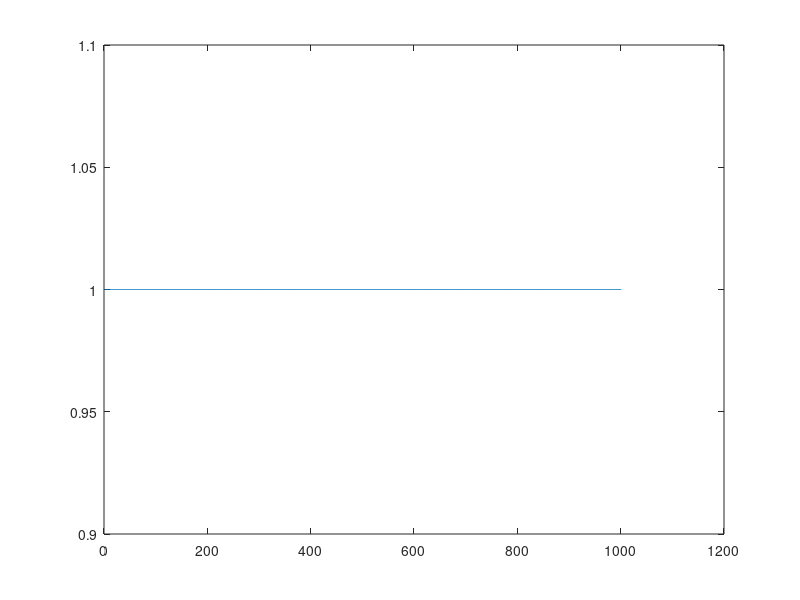
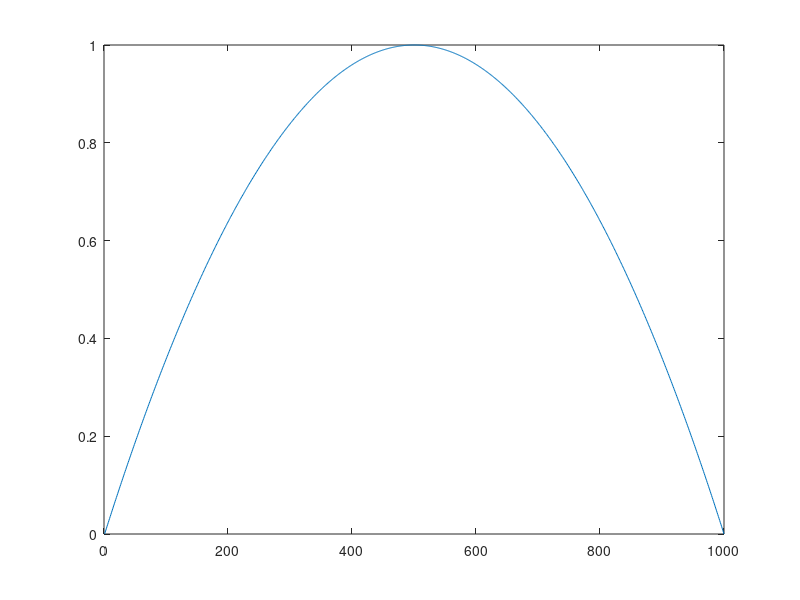
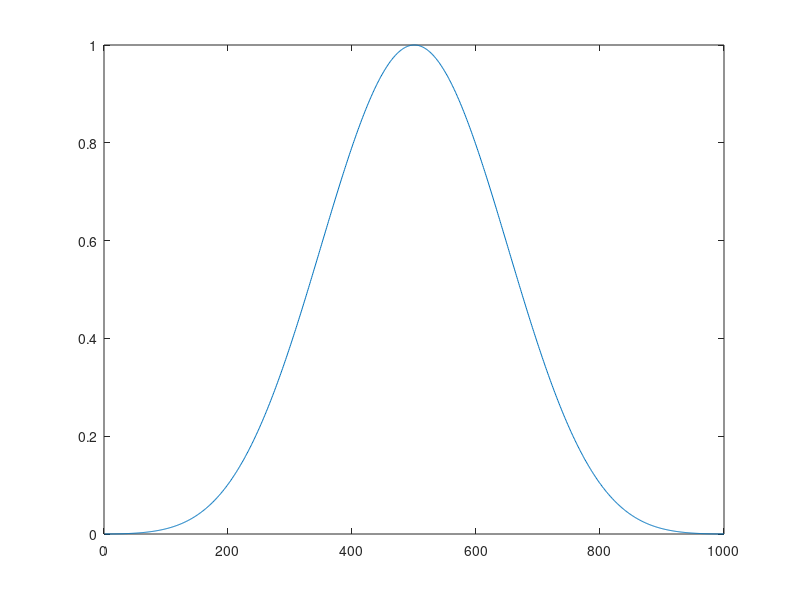

Here is the MATLAB script that generated these plots, in order: (Note: this script raises an error after producing the figures.)
%%Q1
%part a
size = 1000;

%rectangular window
window = -size/2:size/2;
for i = 1:length(window)
    rec(i) = 1;
end
recFFT = fft(rec);
figure
plot(rec)

%welch window
n = 0:(size-1);
welch = 1-((n-(size-1)/2)/((size-1)/2)).^2;
figure
plot(welch)

%Blackman-Harris Window
n = 0:(size-1);
a0 = 0.35875;
a1 = 0.48829;
a2 = 0.14128;
a3 = 0.01168;
BHwin = a0 - a1*cos(2*pi*n/(size-1)) + a2*cos(4*pi*n/(size-1)) - a3*cos(6*pi*n/(size-1));
figure
plot(BHwin)





% dopplerData = importdata('homework4_2.mat');
% fs = dopplerData.fs; 
% signal = dopplerData.signal;
% f0 = dopplerData.f0;
% 
% imagesc(data_delay(:,:,64));
% colormap gray
% 
% baselineRF = squeeze(sum(data_delay,2));
% baselineEnv = abs(hilbert(baeslineRF));
% baselineEnv = baselinEnv./max(baselineEnv(:));
% imagesc(20*log10(baselineEnv), [-60 -10]);
% 
% %%%welch windows
% N = size(data_delay,2);
% n = 0:(N-1);
% welch = 1-((n-(N-1)/2)/((N-1)/2)).^2
% 
% %%%apply the windows
% szDat = size(data_delay);
% apodMask = repmat(welch,[szDat(1),1,szDat(3)]);


%% Q2
%import data
signal = dopplerData.signal;
f0 = dopplerData.f0;
fs = dopplerData.fs; %%Hz?

%part a
t = 1:length(signal);
t = t./fs;
figure
plot( t(1:(length(t)/6)), signal(1:(length(t)/6)) )
xlabel('Time (s)')
ylabel('Volts (V)')
title('Part A')

%part b
S = fft(signal);
S = S(1:length(S)/2+1);
freq = fs * (0:length(signal)/2)/length(signal);
figure
plot(freq, abs(S/length(signal)))
xlabel('Frequency (Hz)')
ylabel('TBD')
title('Part B')

%%

timeArray = timeArray(0:length(signal)-1)/signal;
inPhase = cos(2*pi*f0*timearray);
outPhase = sin(2*pi*f0*timearray);

sigHeterI = signal .* inPhase;
sigHeterQ = signal .* outPhase;

